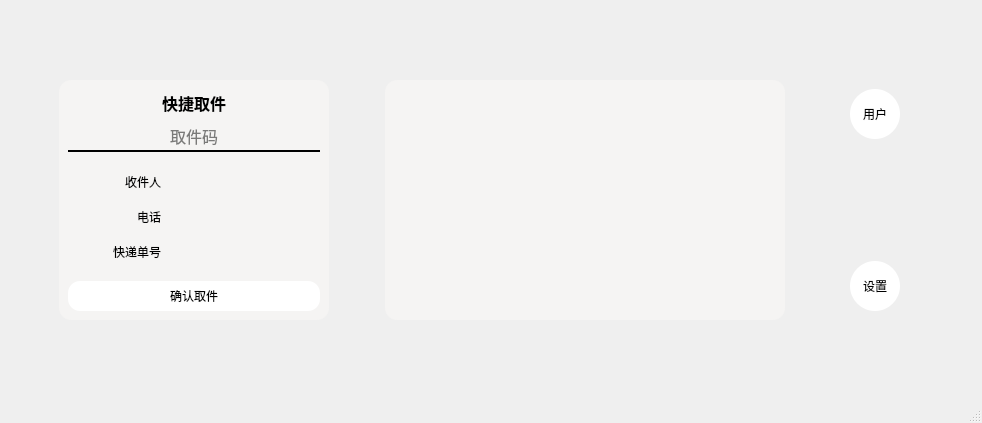
<?xml version="1.0" encoding="UTF-8"?>
<ui version="4.0">
 <class>MenuForWaiter</class>
 <widget class="QMainWindow" name="MenuForWaiter">
  <property name="geometry">
   <rect>
    <x>0</x>
    <y>0</y>
    <width>982</width>
    <height>423</height>
   </rect>
  </property>
  <property name="windowTitle">
   <string>MainWindow</string>
  </property>
  <property name="styleSheet">
   <string notr="true"/>
  </property>
  <widget class="QWidget" name="centralwidget">
   <layout class="QHBoxLayout" name="horizontalLayout_3">
    <item>
     <widget class="QGroupBox" name="quickPickupGroup">
      <property name="minimumSize">
       <size>
        <width>270</width>
        <height>240</height>
       </size>
      </property>
      <property name="maximumSize">
       <size>
        <width>270</width>
        <height>240</height>
       </size>
      </property>
      <property name="styleSheet">
       <string notr="true">QGroupBox{
	background-color: rgba(246, 245, 244, 200);
	border-radius: 12px;
	border:2px black;
}</string>
      </property>
      <property name="title">
       <string/>
      </property>
      <layout class="QVBoxLayout" name="verticalLayout">
       <item>
        <widget class="QLabel" name="quickPickupTitle">
         <property name="font">
          <font>
           <pointsize>12</pointsize>
           <bold>true</bold>
          </font>
         </property>
         <property name="text">
          <string>快捷取件</string>
         </property>
         <property name="alignment">
          <set>Qt::AlignCenter</set>
         </property>
        </widget>
       </item>
       <item>
        <widget class="QLineEdit" name="codeLine">
         <property name="minimumSize">
          <size>
           <width>0</width>
           <height>30</height>
          </size>
         </property>
         <property name="maximumSize">
          <size>
           <width>16777215</width>
           <height>30</height>
          </size>
         </property>
         <property name="font">
          <font>
           <pointsize>-1</pointsize>
           <bold>false</bold>
          </font>
         </property>
         <property name="styleSheet">
          <string notr="true">QLineEdit {
background: transparent;
font-size: 16px ;
border-style:solid;
border-color:black;
border-top-width:0px;
border-right-width:0px;
border-bottom-width: 2px;
border-left-width:0px;
}
 
QLineEdit:hover {
border-color: blue;
}</string>
         </property>
         <property name="alignment">
          <set>Qt::AlignCenter</set>
         </property>
         <property name="placeholderText">
          <string>取件码</string>
         </property>
        </widget>
       </item>
       <item>
        <layout class="QHBoxLayout" name="horizontalLayout">
         <item>
          <widget class="QGroupBox" name="horizontalGroupBox">
           <property name="maximumSize">
            <size>
             <width>100</width>
             <height>16777215</height>
            </size>
           </property>
           <property name="styleSheet">
            <string notr="true">QGroupBox{
	border: outsize;
	background-color: transparent;
}</string>
           </property>
           <layout class="QVBoxLayout" name="verticalLayout_2">
            <item>
             <widget class="QLabel" name="senderNameTitle">
              <property name="text">
               <string>收件人</string>
              </property>
              <property name="alignment">
               <set>Qt::AlignRight|Qt::AlignTrailing|Qt::AlignVCenter</set>
              </property>
             </widget>
            </item>
            <item>
             <widget class="QLabel" name="senderPhoneNumTitle">
              <property name="text">
               <string>电话</string>
              </property>
              <property name="alignment">
               <set>Qt::AlignRight|Qt::AlignTrailing|Qt::AlignVCenter</set>
              </property>
             </widget>
            </item>
            <item>
             <widget class="QLabel" name="expressCodeTitle">
              <property name="text">
               <string>快递单号</string>
              </property>
              <property name="alignment">
               <set>Qt::AlignRight|Qt::AlignTrailing|Qt::AlignVCenter</set>
              </property>
             </widget>
            </item>
           </layout>
          </widget>
         </item>
         <item>
          <widget class="QGroupBox" name="InfoLabelGroup">
           <property name="minimumSize">
            <size>
             <width>139</width>
             <height>117</height>
            </size>
           </property>
           <property name="maximumSize">
            <size>
             <width>139</width>
             <height>117</height>
            </size>
           </property>
           <property name="styleSheet">
            <string notr="true">QGroupBox{
	border: outsize;
	background-color: transparent;
}</string>
           </property>
           <layout class="QVBoxLayout" name="verticalLayout_3">
            <item>
             <widget class="QLabel" name="recipentNameLabel">
              <property name="text">
               <string/>
              </property>
             </widget>
            </item>
            <item>
             <widget class="QLabel" name="recipentPhoneLabel">
              <property name="text">
               <string/>
              </property>
             </widget>
            </item>
            <item>
             <widget class="QLabel" name="trackNumLabel">
              <property name="text">
               <string/>
              </property>
             </widget>
            </item>
           </layout>
          </widget>
         </item>
        </layout>
       </item>
       <item>
        <widget class="QPushButton" name="pickBtn">
         <property name="minimumSize">
          <size>
           <width>0</width>
           <height>30</height>
          </size>
         </property>
         <property name="maximumSize">
          <size>
           <width>16777215</width>
           <height>30</height>
          </size>
         </property>
         <property name="styleSheet">
          <string notr="true">QPushButton{
	border-radius: 12px;
	border: 2px black;
	background-color: white;
}

QPushButton:hover{
background-color:rgb(28, 113, 216); 
}

QPushButton:pressed{
background-color:rgb(98, 160, 234);
border-style: inset;}
</string>
         </property>
         <property name="text">
          <string>确认取件</string>
         </property>
        </widget>
       </item>
      </layout>
     </widget>
    </item>
    <item>
     <widget class="QGroupBox" name="statusGroup">
      <property name="minimumSize">
       <size>
        <width>400</width>
        <height>240</height>
       </size>
      </property>
      <property name="maximumSize">
       <size>
        <width>400</width>
        <height>240</height>
       </size>
      </property>
      <property name="styleSheet">
       <string notr="true">QGroupBox{
	background-color: rgba(246, 245, 244, 200);
	border-radius: 12px;
	border:2px black;
}</string>
      </property>
      <property name="title">
       <string/>
      </property>
      <layout class="QHBoxLayout" name="horizontalLayout_2">
       <property name="leftMargin">
        <number>1</number>
       </property>
       <property name="topMargin">
        <number>1</number>
       </property>
       <property name="rightMargin">
        <number>1</number>
       </property>
       <property name="bottomMargin">
        <number>1</number>
       </property>
       <item>
        <layout class="QHBoxLayout" name="statusLayout"/>
       </item>
      </layout>
     </widget>
    </item>
    <item>
     <widget class="QGroupBox" name="BtnGroup">
      <property name="minimumSize">
       <size>
        <width>80</width>
        <height>240</height>
       </size>
      </property>
      <property name="maximumSize">
       <size>
        <width>80</width>
        <height>240</height>
       </size>
      </property>
      <property name="styleSheet">
       <string notr="true">QGroupBox{
	background-color: transparent;
	border: outsize;
}</string>
      </property>
      <property name="title">
       <string/>
      </property>
      <property name="alignment">
       <set>Qt::AlignCenter</set>
      </property>
      <layout class="QVBoxLayout" name="verticalLayout_4">
       <item>
        <widget class="QPushButton" name="manageAccountBtn">
         <property name="minimumSize">
          <size>
           <width>50</width>
           <height>50</height>
          </size>
         </property>
         <property name="maximumSize">
          <size>
           <width>50</width>
           <height>50</height>
          </size>
         </property>
         <property name="sizeIncrement">
          <size>
           <width>50</width>
           <height>50</height>
          </size>
         </property>
         <property name="styleSheet">
          <string notr="true">QPushButton{
	border-radius: 25px;
	border: 2px black;
	background-color: white;
}

QPushButton:hover{
background-color:rgb(28, 113, 216); 
}

QPushButton:pressed{
background-color:rgb(98, 160, 234);
border-style: inset;}
</string>
         </property>
         <property name="text">
          <string>用户</string>
         </property>
        </widget>
       </item>
       <item>
        <spacer name="verticalSpacer">
         <property name="orientation">
          <enum>Qt::Vertical</enum>
         </property>
         <property name="sizeHint" stdset="0">
          <size>
           <width>20</width>
           <height>40</height>
          </size>
         </property>
        </spacer>
       </item>
       <item>
        <widget class="QPushButton" name="settingBtn">
         <property name="minimumSize">
          <size>
           <width>50</width>
           <height>50</height>
          </size>
         </property>
         <property name="maximumSize">
          <size>
           <width>50</width>
           <height>50</height>
          </size>
         </property>
         <property name="sizeIncrement">
          <size>
           <width>50</width>
           <height>50</height>
          </size>
         </property>
         <property name="styleSheet">
          <string notr="true">QPushButton{
	border-radius: 25px;
	border: 2px black;
	background-color: white;
}

QPushButton:hover{
background-color:rgb(28, 113, 216); 
}

QPushButton:pressed{
background-color:rgb(98, 160, 234);
border-style: inset;}
</string>
         </property>
         <property name="text">
          <string>设置</string>
         </property>
        </widget>
       </item>
      </layout>
     </widget>
    </item>
   </layout>
  </widget>
  <widget class="QMenuBar" name="menubar">
   <property name="geometry">
    <rect>
     <x>0</x>
     <y>0</y>
     <width>982</width>
     <height>32</height>
    </rect>
   </property>
  </widget>
  <widget class="QStatusBar" name="statusbar"/>
 </widget>
 <resources/>
 <connections/>
</ui>
